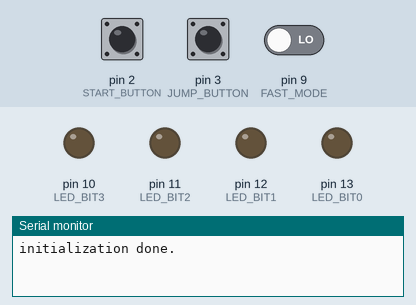
Simulated run of this sketch. Board: Arduino Uno, built with avr-gcc and run on an emulated ATmega328P. On the bench: output pins drawn as LEDs (lit = HIGH), the last lines printed to the serial monitor. Dashed ring = blinking. Inputs (shaded band) come from the test bench; at power-on: pin 2 (START_BUTTON) HIGH, pin 9 (FAST_MODE) LOW, pin 3 (JUMP_BUTTON) HIGH. Pins used as bus, display or sensor lines are not drawn.

Above: at 1.2 s.
1.3 s: pin 2 (START_BUTTON) pulled LOW for 0.15 s
At 3.7 s:
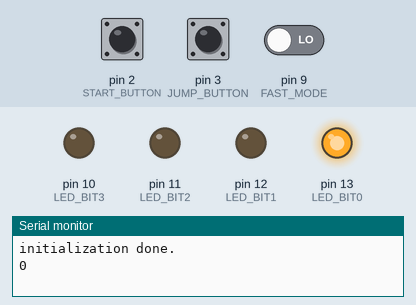
4.4 s: pin 2 (START_BUTTON) pulled LOW for 1 s
At 8.2 s:
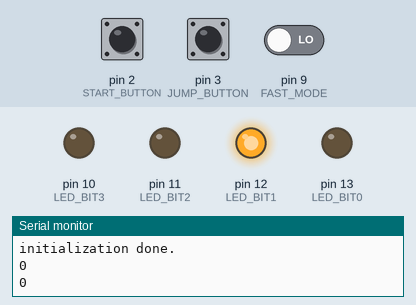
8.4 s: pin 2 (START_BUTTON) pulled LOW for 3.2 s
At 12.6 s:
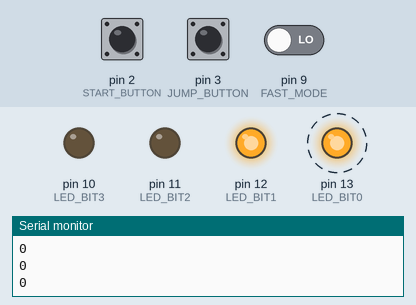
14.6 s: pin 2 (START_BUTTON) driven LOW and pin 9 (FAST_MODE) driven HIGH
At 17.5 s:
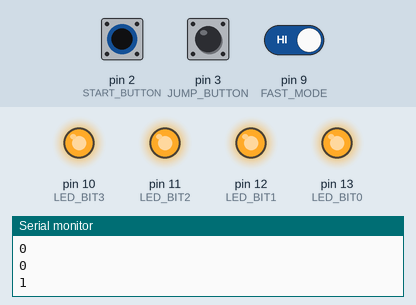
Timing chart, 0 to 18.6 s (numbered marks = the images above; inputs shaded):
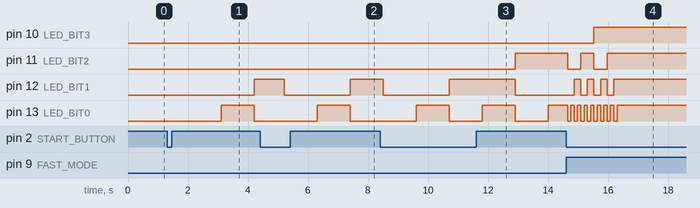

The sketch:

program-counter.ino
```cpp
//pro micro用
//15,14,16,10: ４ビットカウンタ出力
//21,20,19,18: ４ビットデータバス入力
//          7: クロック出力 - 実行ユニットへ
//          2: スタートボタン
//          3: ジャンプ - データバスの値をPCに入れる
//          9: 高速モードボタン

//pro mini用
//10,11,12,13: ４ビットカウンタ出力
//17,16,15,14: ４ビットデータバス入力
//          7: クロック出力 - 実行ユニットへ
//          2: スタートボタン
//          3: ジャンプ - データバスの値をPCに入れる
//          9: 高速モードボタン

#include <limits.h>

#if defined(__AVR_ATmega32U4__)
#define LED_BIT0 15
#define LED_BIT1 14
#define LED_BIT2 16
#define LED_BIT3 10
#define INP_BIT0 21
#define INP_BIT1 20
#define INP_BIT2 19
#define INP_BIT3 18
#define EXEC_CLK 7
#define START_BUTTON 2
#define JUMP_BUTTON 3
#define FAST_MODE 9
#else
#define LED_BIT0 13
#define LED_BIT1 12
#define LED_BIT2 11
#define LED_BIT3 10
#define INP_BIT0 17
#define INP_BIT1 16
#define INP_BIT2 15
#define INP_BIT3 14
#define EXEC_CLK 7
#define START_BUTTON 2
#define JUMP_BUTTON 3
#define FAST_MODE 9
#endif

volatile unsigned char counter = 0;
volatile unsigned long interruptTime = 0;
volatile int delayTime = 1000;
volatile int clockState = 0;

void ledUpdate(int leds, int no, int gpio) {
  if (leds & no) {
    digitalWrite(gpio, HIGH);
  } else {
    digitalWrite(gpio, LOW);
  }
}

void setup() {
  Serial.begin(115200);
  pinMode(LED_BIT0, OUTPUT);
  pinMode(LED_BIT1, OUTPUT);
  pinMode(LED_BIT2, OUTPUT);
  pinMode(LED_BIT3, OUTPUT);
  pinMode(INP_BIT0, INPUT);
  pinMode(INP_BIT1, INPUT);
  pinMode(INP_BIT2, INPUT);
  pinMode(INP_BIT3, INPUT);
  pinMode(FAST_MODE, INPUT);
  pinMode(EXEC_CLK, OUTPUT);
  digitalWrite(EXEC_CLK, HIGH);
  pinMode(START_BUTTON, INPUT_PULLUP);
  attachInterrupt(digitalPinToInterrupt(START_BUTTON), startButton, CHANGE);
  pinMode(JUMP_BUTTON, INPUT_PULLUP);
  attachInterrupt(digitalPinToInterrupt(JUMP_BUTTON), jumpButton, CHANGE);
  Serial.println("initialization done.");
}

void loop() {
  if (clockState == 1) {
    clockState = 2;
  }
  ledUpdate(counter, 0x01, LED_BIT0);
  ledUpdate(counter, 0x02, LED_BIT1);
  ledUpdate(counter, 0x04, LED_BIT2);
  ledUpdate(counter, 0x08, LED_BIT3);
  delay(delayTime/2);
  if (clockState > 1) {
    counter ++;
    digitalWrite(EXEC_CLK, LOW);
    delay(delayTime/10);
    digitalWrite(EXEC_CLK, HIGH);
    if (counter >= 16) {
      counter = 15;
      clockState = 0;
    }
  }
  delay(delayTime/2);
}

unsigned char readInput() {
  return ((digitalRead(INP_BIT3)) << 3) | ((digitalRead(INP_BIT2)) << 2) | ((digitalRead(INP_BIT1)) << 1) | (digitalRead(INP_BIT0));
}

void startButton() {
  if (!digitalRead(START_BUTTON)) {
    noInterrupts();
    if (buttonCommon()) {
    }
    interrupts();
  }
}

void jumpButton() {
  if (!digitalRead(JUMP_BUTTON)) {
    noInterrupts();
    if (buttonCommon()) {
      counter = readInput();
    }
    interrupts();
  }
}

boolean buttonCommon() {
  unsigned long time = millis();
  unsigned char interval = 100;
  if ((time < time-interval && ULONG_MAX-(time-interval) + time > interval) || time-interval > interruptTime) {
    if (!digitalRead(FAST_MODE)) {
      delayTime = 1000;
    } else {
      delayTime = 100;
    }
    interruptTime = time;
    clockState = 1;
    counter = 0;
    Serial.println(digitalRead(FAST_MODE), DEC);
    return true;
  }
  return false;
}
```

Measured:
- after the input at 1.3 s, pin 12 (LED_BIT1): LOW → HIGH after 2.9 s; pin 13 (LED_BIT0): LOW → HIGH after 1.8 s, → LOW 1.1 s later
- after the input at 4.4 s, pin 11 (LED_BIT2): stays LOW (without the input it goes to HIGH after 2.0 s); pin 12 (LED_BIT1): HIGH → LOW after 0.80 s instead of 2.0 s
- after the input at 8.4 s, pin 10 (LED_BIT3): stays LOW (without the input it goes to HIGH after 5.6 s)
- after the input at 14.6 s, pin 10 (LED_BIT3): LOW → HIGH after 0.93 s instead of 2.7 s; pin 13 (LED_BIT0): alternates HIGH for 0.11 s and LOW for 0.11 s, 16 changes in all, then stays HIGH, starting after 0.05 s
